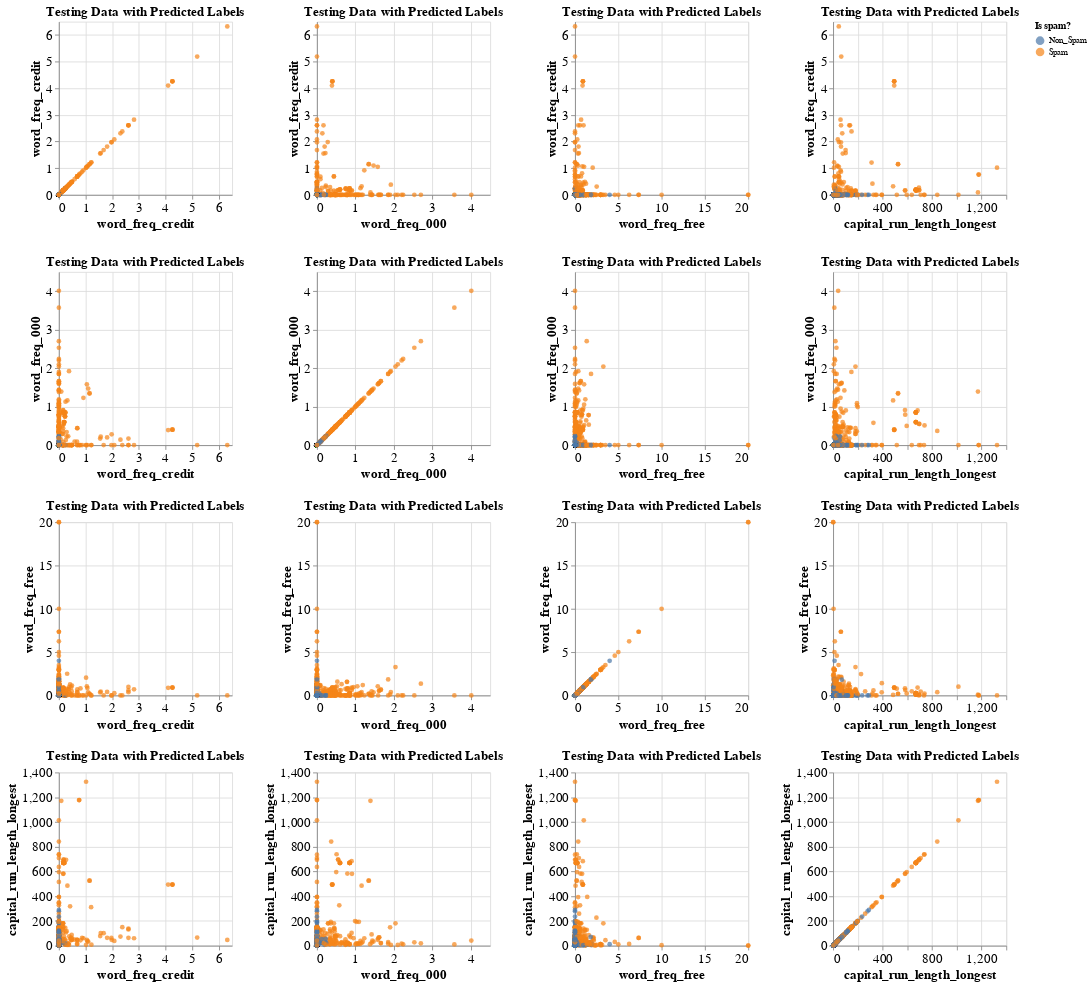

This figure's notebook cell:
### Code cell
# plotting the test data with predicted labels
test_plot = (alt.Chart(test_predictions, title = "Testing Data with Predicted Labels")
             .mark_circle()
             .encode(
                x = alt.X(alt.repeat("column"), type = "quantitative"), 
                y = alt.Y(alt.repeat("row"), type = "quantitative"),
                color = alt.Color("predicted:N", title = "Is spam?")
             )
             .properties(width=200, height=200)
             .repeat(row = predictor_variables, column = predictor_variables)
             .configure_axis(labelFontSize = 15, titleFontSize = 15)
             .configure_title(fontSize = 15)
            )

test_plot

# Since our test data is only 25% of the original data, filtering it to values less than 2 unfortunately produced too few data points
# for a meaningful graph

### Figure 1 — Vega-Lite specification as saved in the notebook (floating-point values rounded to 4 significant figures; data arrays with more than 128 entries replaced by an {"elided": "..."} marker saying what was removed)
{"config": {"view": {"continuousWidth": 400, "continuousHeight": 300}, "axis": {"labelFontSize": 15, "titleFontSize": 15}, "title": {"fontSize": 15}}, "repeat": {"column": ["word_freq_credit", "word_freq_000", "word_freq_free", "capital_run_length_longest"], "row": ["word_freq_credit", "word_freq_000", "word_freq_free", "capital_run_length_longest"]}, "spec": {"data": {"name": "data-4b42602dd42401357ec9c11a6cdbe870"}, "mark": "circle", "encoding": {"color": {"field": "predicted", "title": "Is spam?", "type": "nominal"}, "x": {"field": {"repeat": "column"}, "type": "quantitative"}, "y": {"field": {"repeat": "row"}, "type": "quantitative"}}, "height": 200, "title": "Testing Data with Predicted Labels", "width": 200}, "$schema": "https://vega.github.io/schema/vega-lite/v4.17.0.json", "datasets": {"data-4b42602dd42401357ec9c11a6cdbe870": {"elided": "1151 records"}}}
